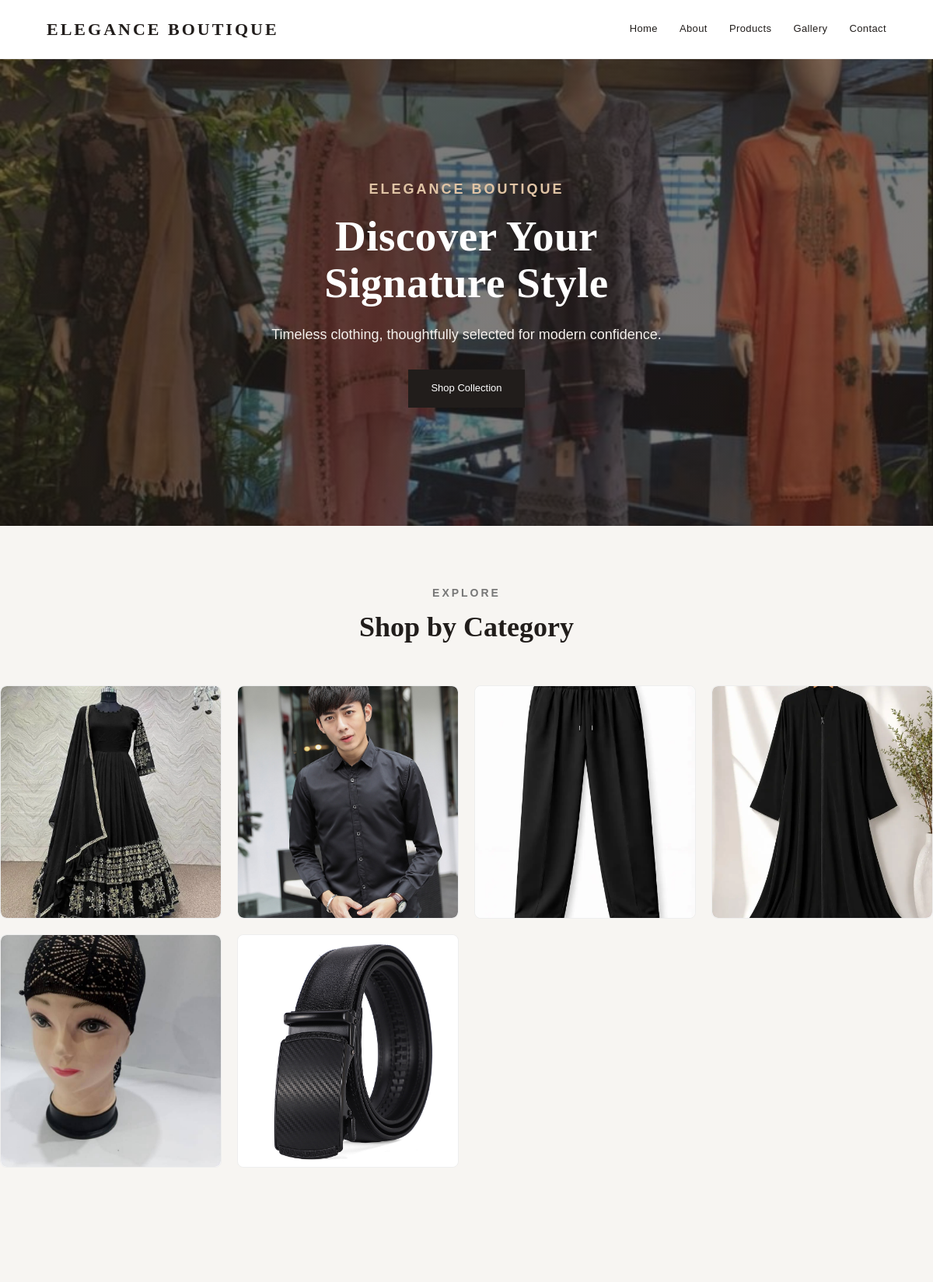
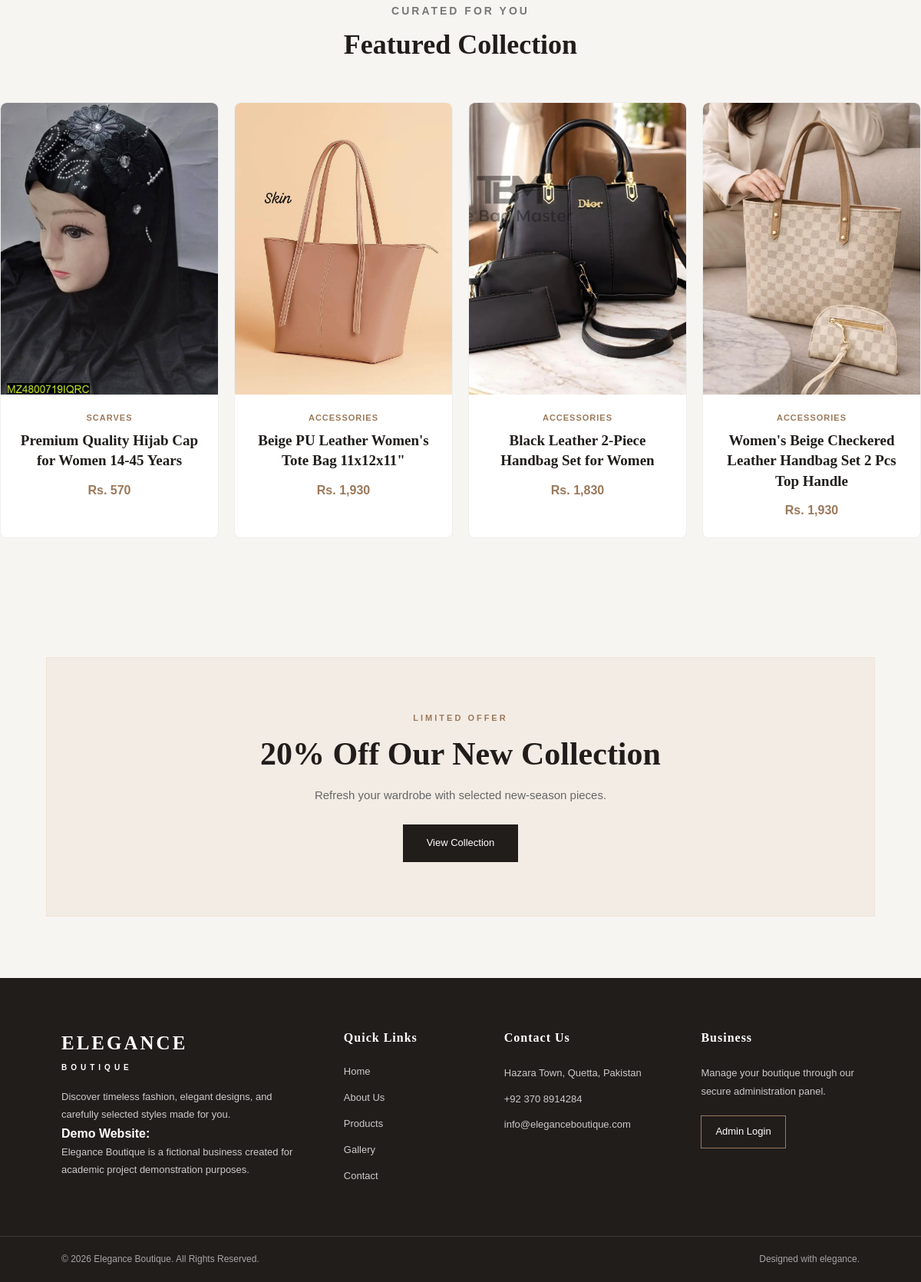
The page / on the database its author committed (2 pictures, top to bottom).
### tables this page shows
CREATE TABLE `categories` (
  `id` int(11) NOT NULL,
  `name` varchar(100) NOT NULL,
  `description` text DEFAULT NULL,
  `created_at` timestamp NOT NULL DEFAULT current_timestamp()
);

CREATE TABLE `products` (
  `id` int(11) NOT NULL,
  `category_id` int(11) NOT NULL,
  `name` varchar(150) NOT NULL,
  `description` text DEFAULT NULL,
  `price` decimal(10,2) NOT NULL,
  `sizes` varchar(100) DEFAULT NULL,
  `image` varchar(255) DEFAULT NULL,
  `status` enum('Available','Out of Stock') DEFAULT 'Available',
  `featured` tinyint(1) DEFAULT 0,
  `created_at` timestamp NOT NULL DEFAULT current_timestamp()
);

### index.php (the view, shortened to what this page needs)
<?php
require_once __DIR__ . "/config/database.php";
$sql = "
    SELECT
        p.*,
        c.name AS category
    FROM products p
    LEFT JOIN categories c
        ON p.category_id = c.id
    WHERE p.featured = 1
    ORDER BY p.id DESC
    LIMIT 4
";
$result = mysqli_query($conn, $sql);
$featuredProducts = [];
if ($result) {
    while ($row = mysqli_fetch_assoc($result)) {
        $featuredProducts[] = $row;
    }
}
$sql = "
    SELECT
        c.id,
        c.name,
        (
            SELECT p.image
            FROM products p
            WHERE p.category_id = c.id
            LIMIT 1
        ) AS image
    FROM categories c
    ORDER BY c.id
";
$result = mysqli_query($conn, $sql);
$categories = [];
if ($result) {
    while ($row = mysqli_fetch_assoc($result)) {
        $categories[] = $row;
    }
}
include "includes/header.php";
?>
<section class="hero">
    <div class="hero-content">
        <p class="eyebrow">
            ELEGANCE BOUTIQUE
        </p>
        <h1>
            Discover Your
            <br>
            <span>Signature Style</span>
        </h1>
        <p>
            Timeless clothing,
            thoughtfully selected
            for modern confidence.
        </p>
        <a
            href="products.php"
            class="btn"
        >
            Shop Collection
        </a>
    </div>
</section>
<section class="section">
    <div class="section-title">
        <p class="eyebrow">
            EXPLORE
        </p>
        <h2>
            Shop by Category
        </h2>
    </div>
    <div class="category-grid">
<?php foreach ($categories as $category): ?>
    <a
        href="products.php?category=<?= urlencode($category['name']) ?>"
        class="category-card"
    >
        <?php if (!empty($category['image'])): ?>
            <img
                src="<?= htmlspecialchars($category['image']) ?>"
                alt="<?= htmlspecialchars($category['name']) ?>"
            >
        <?php else: ?>
            <div class="category-no-image">
                No Image
            </div>
        <?php endif; ?>
    </a>
<?php endforeach; ?>
    </div>
</section>
<section class="section muted">
    <div class="section-title">
        <p class="eyebrow">
            CURATED FOR YOU
        </p>
        <h2>
            Featured Collection
        </h2>
    </div>
    <div class="product-grid">
        <?php foreach ($featuredProducts as $product): ?>
            <article class="product-card">
                <img
                    src="<?= htmlspecialchars($product['image']) ?>"
                    alt="<?= htmlspecialchars($product['name']) ?>"
                >
                <div class="product-info">
                    <p class="small">
                        <?= htmlspecialchars($product['category']) ?>
                    </p>
                    <h3>
                        <?= htmlspecialchars($product['name']) ?>
                    </h3>
                    <strong>
                        Rs.
                        <?= number_format($product['price']) ?>
                    </strong>
                </div>
            </article>
        <?php endforeach; ?>
    </div>
</section>
<section class="promo">
    <div>
        <p class="eyebrow">
            LIMITED OFFER
        </p>
        <h2>
            20% Off Our New Collection
        </h2>
        <p>
            Refresh your wardrobe with
            selected new-season pieces.
        </p>
    </div>
    <a
        href="products.php"
        class="btn light"
    >
        View Collection
    </a>
</section>
<?php
include "includes/footer.php";
?>

### includes/header.php (shortened to what this page needs)
<!DOCTYPE html>
<html lang="en">
<head>
    <link rel="stylesheet" href="assets/css/style.css">
</head>
<body>
<header class="site-header">
    <div class="header-container">
        <div class="logo">
            <a href="index.php">
                ELEGANCE BOUTIQUE
            </a>
        </div>
        <nav class="navbar" id="navbar" hidden>
            <a href="index.php">Home</a>
            <a href="about.php">About</a>
            <a href="products.php">Products</a>
            <a href="gallery.php">Gallery</a>
            <a href="contact.php">Contact</a>
        </nav>
    </div>
</header>
<main>

### includes/footer.php (shortened to what this page needs)
</main>
<footer class="site-footer">
    <div class="container footer-grid">
        <div class="footer-brand">
            <a href="index.php" class="logo">
                ELEGANCE
                <span>BOUTIQUE</span>
            </a>
            <p>
                Discover timeless fashion, elegant designs,
                and carefully selected styles made for you.
            </p>
            <strong>
            Demo Website:
            </strong>
            <p>
            Elegance Boutique is a fictional business created for academic project demonstration purposes.
            </p>
        </div>
        <div class="footer-column">
            <h4>Quick Links</h4>
            <a href="index.php">
                Home
            </a>
            <a href="about.php">
                About Us
            </a>
            <a href="products.php">
                Products
            </a>
            <a href="gallery.php">
                Gallery
            </a>
            <a href="contact.php">
                Contact
            </a>
        </div>
        <div class="footer-column">
            <h4>Contact Us</h4>
            <p>
                Hazara Town, Quetta, Pakistan
            </p>
            <p>
                +92 370 8914284
            </p>
            <p>
                info@eleganceboutique.com
            </p>
        </div>
        <div class="footer-column footer-admin">
            <h4>Business</h4>
            <p>
                Manage your boutique through
                our secure administration panel.
            </p>
            <a href="admin/login.php" class="admin-link">
                Admin Login
            </a>
        </div>
    </div>
    <div class="footer-bottom">
        <div class="container footer-bottom-content">
            <p>
                © <?= date("Y") ?> Elegance Boutique.
                All Rights Reserved.
            </p>
            <p>
                Designed with elegance.
            </p>
        </div>
    </div>
</footer>
</body>
</html>

### rows shown on the page
categories: shows a picture
categories: shows a picture
categories: shows a picture
categories: shows a picture
categories: shows a picture
categories: shows a picture
products: image (picture), category.name "SCARVES", name "Premium Quality Hijab Cap for Women 14-45 Years", price "570"
products: image (picture), category.name "ACCESSORIES", name "Beige PU Leather Women's Tote Bag 11x12x11\"", price "1,930"
products: image (picture), category.name "ACCESSORIES", name "Black Leather 2-Piece Handbag Set for Women", price "1,830"
products: image (picture), category.name "ACCESSORIES", name "Women's Beige Checkered Leather Handbag Set 2 Pcs Top Handle", price "1,930"
